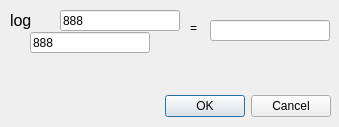
<?xml version="1.0" encoding="UTF-8"?>
<ui version="4.0">
 <class>log_base_dialog</class>
 <widget class="QDialog" name="log_base_dialog">
  <property name="geometry">
   <rect>
    <x>0</x>
    <y>0</y>
    <width>339</width>
    <height>127</height>
   </rect>
  </property>
  <property name="windowTitle">
   <string>Logarithm to Base</string>
  </property>
  <widget class="QDialogButtonBox" name="buttonBox">
   <property name="geometry">
    <rect>
     <x>30</x>
     <y>90</y>
     <width>301</width>
     <height>32</height>
    </rect>
   </property>
   <property name="orientation">
    <enum>Qt::Orientation::Horizontal</enum>
   </property>
   <property name="standardButtons">
    <set>QDialogButtonBox::StandardButton::Cancel|QDialogButtonBox::StandardButton::Ok</set>
   </property>
  </widget>
  <widget class="QLineEdit" name="numberLineEdit">
   <property name="geometry">
    <rect>
     <x>60</x>
     <y>10</y>
     <width>120</width>
     <height>21</height>
    </rect>
   </property>
   <property name="text">
    <string>888</string>
   </property>
  </widget>
  <widget class="QLineEdit" name="baseLineEdit">
   <property name="geometry">
    <rect>
     <x>30</x>
     <y>32</y>
     <width>120</width>
     <height>21</height>
    </rect>
   </property>
   <property name="text">
    <string>888</string>
   </property>
  </widget>
  <widget class="QLabel" name="label">
   <property name="geometry">
    <rect>
     <x>10</x>
     <y>10</y>
     <width>49</width>
     <height>21</height>
    </rect>
   </property>
   <property name="font">
    <font>
     <pointsize>12</pointsize>
    </font>
   </property>
   <property name="text">
    <string>log</string>
   </property>
  </widget>
  <widget class="QLabel" name="label_2">
   <property name="geometry">
    <rect>
     <x>190</x>
     <y>20</y>
     <width>49</width>
     <height>16</height>
    </rect>
   </property>
   <property name="text">
    <string>=</string>
   </property>
  </widget>
  <widget class="QLineEdit" name="resultLineEdit">
   <property name="geometry">
    <rect>
     <x>210</x>
     <y>20</y>
     <width>120</width>
     <height>21</height>
    </rect>
   </property>
   <property name="readOnly">
    <bool>true</bool>
   </property>
  </widget>
 </widget>
 <resources/>
 <connections>
  <connection>
   <sender>buttonBox</sender>
   <signal>accepted()</signal>
   <receiver>log_base_dialog</receiver>
   <slot>accept()</slot>
   <hints>
    <hint type="sourcelabel">
     <x>248</x>
     <y>254</y>
    </hint>
    <hint type="destinationlabel">
     <x>157</x>
     <y>274</y>
    </hint>
   </hints>
  </connection>
  <connection>
   <sender>buttonBox</sender>
   <signal>rejected()</signal>
   <receiver>log_base_dialog</receiver>
   <slot>reject()</slot>
   <hints>
    <hint type="sourcelabel">
     <x>316</x>
     <y>260</y>
    </hint>
    <hint type="destinationlabel">
     <x>286</x>
     <y>274</y>
    </hint>
   </hints>
  </connection>
 </connections>
</ui>
